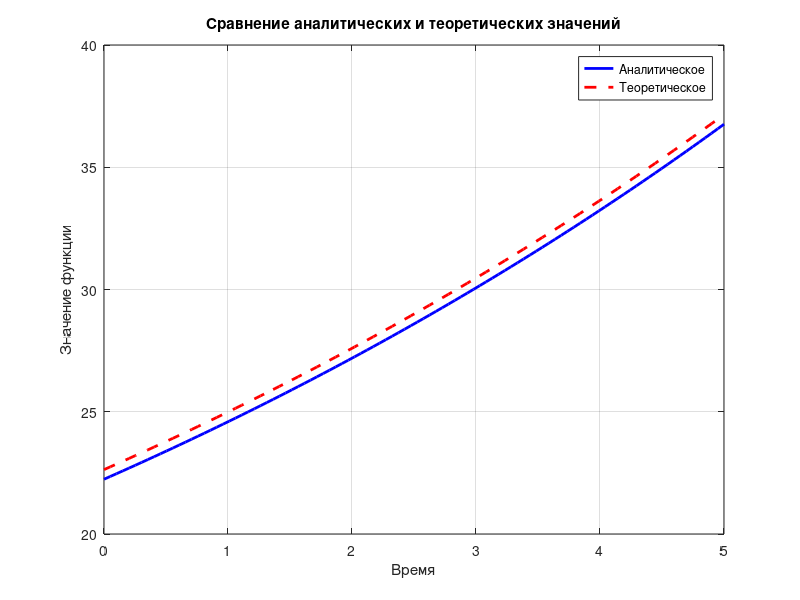

Write MATLAB code to recreate this figure.
%{
n = 10;
eps = 10e-4;
fprintf('eps=%.4e\n',eps);

k = 1/3*sqrt(n+1);
A = n * (n+1)^1/3;

t1 = 1;
t2 = 4;

function result = func_with_E(t, A, k, eps);
 result = A * exp(k*t)*(1+eps);
end 


x1=func_with_E(t1, A, k, eps);
x2=func_with_E(t2, A, k, eps);

K=log(x1/x2)/(t1-t2);
A1=x1/exp(K*t1);
A2=x2/exp(K*t2);
fprintf('Analytical k= %.4f,A = %.4f\n', k, A);
fprintf('Theoretical k = %.4f, A= %.4f\n', k, A1);
fprintf('Accuracy E_k = %.4f',abs(k-k), abs(A-A1));
%}


%{

n = 10;
eps = 10e-4;
fprintf('eps = %.4e\n', eps);

% Вычисление констант k и A
k = 1 / (3 * sqrt(n + 1));
A = n * (n + 1)^(1/3);

% Временные точки
t1 = 1;
t2 = 4;

% Определение функции
function result = func_with_E(t, A, k, eps)
    result = A * exp(k * t) * (1 + eps);
end

% Вычисление значений функции в точках t1 и t2
x1 = func_with_E(t1, A, k, eps);
x2 = func_with_E(t2, A, k, eps);

% Вычисление теоретических значений
K = log(x1 / x2) / (t1 - t2);
A1 = x1 / exp(K * t1);
A2 = x2 / exp(K * t2);

% Вывод аналитических и теоретических значений
fprintf('Analytical k = %.4f, A = %.4f\n', k, A);
fprintf('Theoretical k = %.4f, A = %.4f\n', K, A1);

% Вычисление и вывод точности
fprintf('Accuracy E_k = %.4f, E_A = %.4f\n', abs(k - K), abs(A - A1));
%}


% Параметры задачи
n = 10;               % Количество шагов
t1 = 1;               % Первый временной момент
t2 = 4;               % Второй временной момент
eps = 0.4;            % Погрешность

% 1) Вычисление аналитического k и A
k_analytic = 1 / (3 * sqrt(n + 1));
A_analytic = n * (n + 1)^(1/3);

% Вычисление X1 и X2 с eps
X1 = A_analytic * exp(k_analytic * t1) + eps;  % x1 + eps
X2 = A_analytic * exp(k_analytic * t2) + eps;  % x2 + eps

% 2) Теоретические значения k и A
k_theoretical = log(X1 / X2) / (t1 - t2);
A_theoretical = X1 / exp(k_theoretical * t1);

% 3) Вычисление погрешностей
delta_k = abs(k_theoretical - k_analytic);
delta_A = abs(A_theoretical - A_analytic);

% Вывод аналитических и теоретических значений
fprintf('Аналитическое k = %.10f, A = %.10f\n', k_analytic, A_analytic);
fprintf('Теоретическое k = %.10f, A = %.10f\n', k_theoretical, A_theoretical);
fprintf('Погрешность Δk = %.10f, ΔA = %.10f\n', delta_k, delta_A);

% 4) Построение графика аналитических и теоретических значений
t_values = linspace(0, 5, 100);  % Временные значения

% Функции для вычисления аналитических и теоретических значений
analytical_func = @(t) A_analytic * exp(k_analytic * t);  % Без eps
theoretical_func = @(t) A_theoretical * exp(k_theoretical * t);  % Без eps

% Значения функций
analytical_values = arrayfun(analytical_func, t_values);
theoretical_values = arrayfun(theoretical_func, t_values);

% Построение графика
figure;
plot(t_values, analytical_values, 'b-', 'LineWidth', 2);  % Синим - аналитическое
hold on;
plot(t_values, theoretical_values, 'r--', 'LineWidth', 2);  % Красным - теоретическое
hold off;

% Оформление графика
title('Сравнение аналитических и теоретических значений');
xlabel('Время');
ylabel('Значение функции');
legend('Аналитическое', 'Теоретическое');
grid on;
